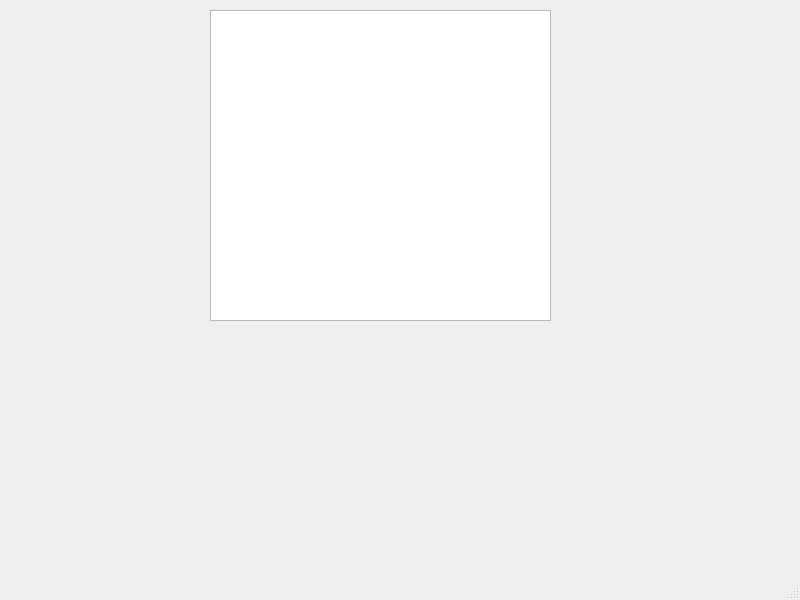
<?xml version="1.0" encoding="UTF-8"?>
<ui version="4.0">
 <class>MainWindow</class>
 <widget class="QMainWindow" name="MainWindow">
  <property name="geometry">
   <rect>
    <x>0</x>
    <y>0</y>
    <width>800</width>
    <height>600</height>
   </rect>
  </property>
  <property name="windowTitle">
   <string>MainWindow</string>
  </property>
  <widget class="QWidget" name="centralwidget">
   <widget class="QTableView" name="tableView">
    <property name="geometry">
     <rect>
      <x>210</x>
      <y>10</y>
      <width>341</width>
      <height>311</height>
     </rect>
    </property>
   </widget>
  </widget>
  <widget class="QMenuBar" name="menubar">
   <property name="geometry">
    <rect>
     <x>0</x>
     <y>0</y>
     <width>800</width>
     <height>21</height>
    </rect>
   </property>
  </widget>
  <widget class="QStatusBar" name="statusbar"/>
 </widget>
 <resources/>
 <connections/>
</ui>
